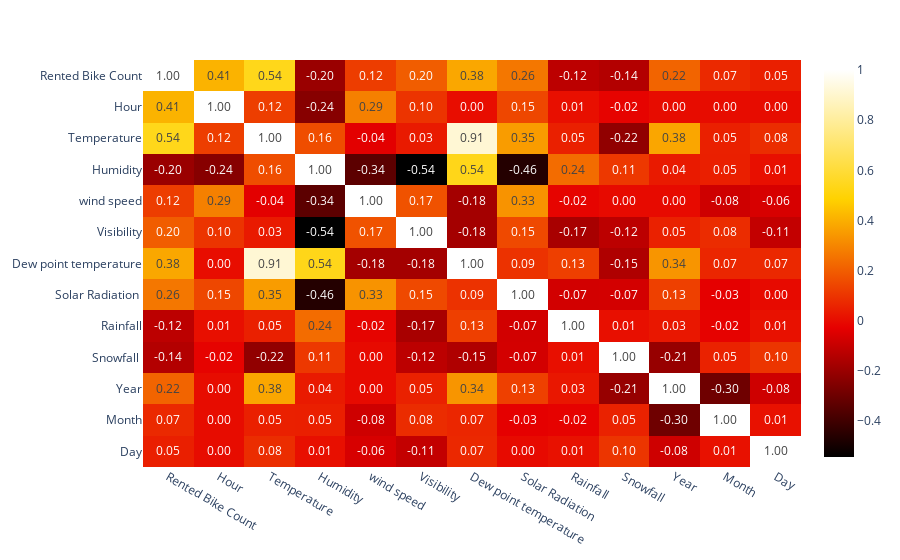

Notebook code cell kept with this figure:
### Markdown cell above
# coorelation Matrix

### Code cell
corr = df.corr()
fig = px.imshow(corr, text_auto=".2f", color_continuous_scale='hot', aspect="auto")
fig.show()

### Figure 1 — Plotly figure (JSON) as saved in the notebook; plotly's stock layout.template omitted (floating-point values rounded to 4 significant figures; data arrays with more than 128 entries replaced by an {"elided": "..."} marker saying what was removed)
{"data": [{"hovertemplate": "x: %{x}<br>y: %{y}<br>color: %{z}<extra></extra>", "name": "0", "yaxis": "y", "texttemplate": "%{z:.2f}", "xaxis": "x", "y": ["Rented Bike Count", "Hour", "Temperature", "Humidity", "wind speed", "Visibility", "Dew point temperature", "Solar Radiation ", "Rainfall", "Snowfall ", "Year", "Month", "Day"], "x": ["Rented Bike Count", "Hour", "Temperature", "Humidity", "wind speed", "Visibility", "Dew point temperature", "Solar Radiation ", "Rainfall", "Snowfall ", "Year", "Month", "Day"], "z": {"elided": "13x13 float values"}, "type": "heatmap", "coloraxis": "coloraxis"}], "layout": {"coloraxis": {"colorscale": [[0, "rgb(0,0,0)"], [0.3333, "rgb(230,0,0)"], [0.6667, "rgb(255,210,0)"], [1, "rgb(255,255,255)"]]}, "margin": {"t": 60}, "xaxis": {"domain": [0, 1], "anchor": "y"}, "yaxis": {"domain": [0, 1], "anchor": "x", "autorange": "reversed"}}}
